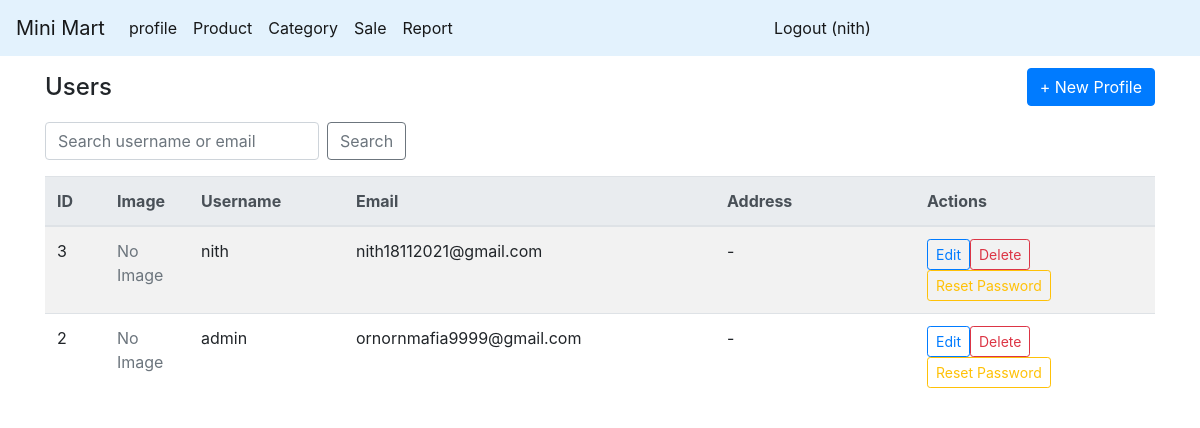
The page /profile (signed in) on the database its author committed.
### app.py (models this page shows)
class User(db.Model):
    id = db.Column(db.Integer, primary_key=True)
    username = db.Column(db.String(80), unique=True, nullable=False)
    password = db.Column(db.String(120), nullable=False)
    email = db.Column(db.String(120), unique=True, nullable=False)
    address = db.Column(db.String(200), nullable=True)
    user_image = db.Column(db.String(200), nullable=True)

### route/profile.py (the view)
@app.route('/profile')
@jwt_required()
def profile():
    user = get_jwt_identity()
    search = request.args.get('q', '').strip()
    if search:
        sql = """
            SELECT *
            FROM user
            WHERE LOWER(username) LIKE LOWER(:search)
            ORDER BY id DESC
        """
        params = {'search': f"%{search}%"}
    else:
        sql = "SELECT * FROM user ORDER BY id DESC"
        params = {}
    profile_data = db.session.execute(text(sql), params).fetchall()
    profile = []
    for row in profile_data:
        prof = {
            'user_id': row[0],
            'username': row[1],
            'password': row[2],
            'email': row[3],
            'address': row[4],
            'user_image': row[5]
        }
        profile.append(prof)
    return render_template('profile/profile.html', profile=profile, user=user, q=search)

### app.py (called while the page is built)
@jwt.token_in_blocklist_loader
def check_if_token_revoked(jwt_header, jwt_payload):
    jti = jwt_payload["jti"]
    token = TokenBlocklist.query.filter_by(jti=jti).first()
    return token is not None

### templates/profile/profile.html (shortened to what this page needs)
{% extends "master.html" %}
{% block main_content %}
    <div class="container">
        <div class="d-flex align-items-center justify-content-between mb-3" style="padding-top: 12px">
            <h4 class="mb-0">Users</h4>
            <a href="{{ url_for('add_profile_form') }}" class="btn btn-primary">+ New Profile</a>
        </div>
        <form class="form-inline mb-3" method="get" action="{{ url_for('profile') }}">
            <input name="q" class="form-control mr-2" placeholder="Search username or email" value="{{ q or '' }}">
            <button class="btn btn-outline-secondary">Search</button>
        </form>
        <div class="table-responsive">
            <table class="table table-striped table-hover align-middle">
                <thead class="thead-light">
                <tr>
                    <th style="width:60px">ID</th>
                    <th style="width:84px">Image</th>
                    <th>Username</th>
                    <th>Email</th>
                    <th style="width:200px">Address</th>
                    <th style="width:240px">Actions</th>
                </tr>
                </thead>
                <tbody>
                {% for u in profile %}
                    <tr>
                        <td>{{ u.user_id }}</td>
                        <td>
                            {% if u.user_image %}
                                <img src="{{ url_for('static', filename='image/user_image/' ~ u.user_image) }}"
                                     style="width:72px;height:48px;object-fit:contain;background:#fff;border:1px solid #eee;border-radius:6px;padding:4px;">
                            {% else %}
                                <span class="text-muted">No Image</span>
                            {% endif %}
                        </td>
                        <td>{{ u.username }}</td>
                        <td>{{ u.email }}</td>
                        <td>{{ u.address or '-' }}</td>
                        <td>
                            <a href="{{ url_for('edit_profile_form', user_id=u.user_id) }}"
                               class="btn btn-sm btn-outline-primary">Edit</a>
                            <button class="btn btn-sm btn-outline-danger"
                                    @click="confirmDelete({{ u.user_id }}, '{{ u.username }}')">
                                Delete
                            </button>
                            <button class="btn btn-sm btn-outline-warning"
                                    @click="resetPassword({{ u.user_id }}, '{{ u.username }}')">
                                Reset Password
                            </button>
                        </td>
                    </tr>
                {% else %}
                    <tr>
                        <td colspan="6" class="text-center text-muted py-4">No users found.</td>
                    </tr>
                {% endfor %}
                </tbody>
            </table>
        </div>
    </div>
{% endblock %}

### templates/master.html (shortened to what this page needs)
<!DOCTYPE html>
<html lang="en">
<head>
    {% include "style.html" %}
</head>
<body>
<div id="app">
    <div class="container-fluid p-0 m-0">
        <nav class="navbar navbar-expand-lg navbar-light" style="background-color: #e3f2fd;">
            <a class="navbar-brand" href="/">Mini Mart</a>
            <div class="collapse navbar-collapse" id="navbarSupportedContent">
                <ul class="navbar-nav mr-auto">
                    <li class="nav-item active"><a class="nav-link" href="/profile">profile</a></li>
                    <li class="nav-item active"><a class="nav-link" href="/product_list">Product</a></li>
                    <li class="nav-item active"><a class="nav-link" href="/category_list">Category</a></li>
                    <li class="nav-item active"><a class="nav-link" href="/sales_form">Sale</a></li>
                    <li class="nav-item active"><a class="nav-link" href="/report">Report</a></li>
                </ul>
                <ul class="navbar-nav mr-auto">
                    {% if user %}
                        <li class="nav-item active"><a class="nav-link" href="/logout">Logout ({{ user }})</a></li>
                    {% else %}
                        <li class="nav-item active"><a class="nav-link" href="/login">Login</a></li>
                    {% endif %}
                </ul>
            </div>
        </nav>
    </div>
    {% block main_content %}{% endblock %}
</div>
</body>
</html>

### rows shown on the page
User: username "nith", user_id "3", email "nith18112021@gmail.com", address "-"
User: user_id "2", username "admin", email "ornornmafia9999@gmail.com", address "-"
